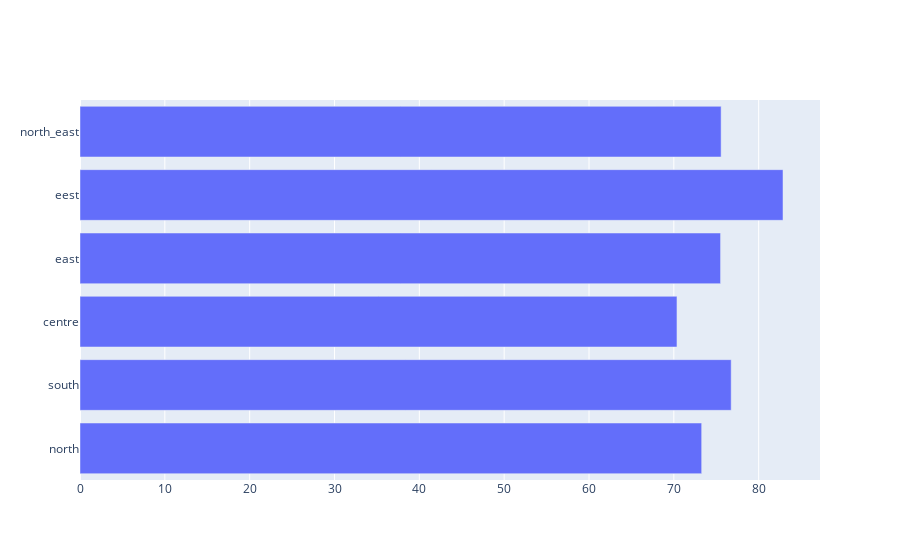

The notebook cell this image was saved under:
### Code cell
fig = go.Figure()

fig.add_trace(go.Bar(
    y=zons.index,
    x=zons['OVERALL_LI'],
    name='Literacy Levels',
                orientation='h'))


fig.show()

### Figure 1 — Plotly figure (JSON) as saved in the notebook; plotly's stock layout.template omitted (floating-point values rounded to 4 significant figures)
{"data": [{"name": "Literacy Levels", "orientation": "h", "type": "bar", "x": [73.28, 76.76, 70.37, 75.51, 82.87, 75.57, 81.7], "y": ["north", "south", "centre", "east", "eest", "north_east"]}], "layout": {}}
